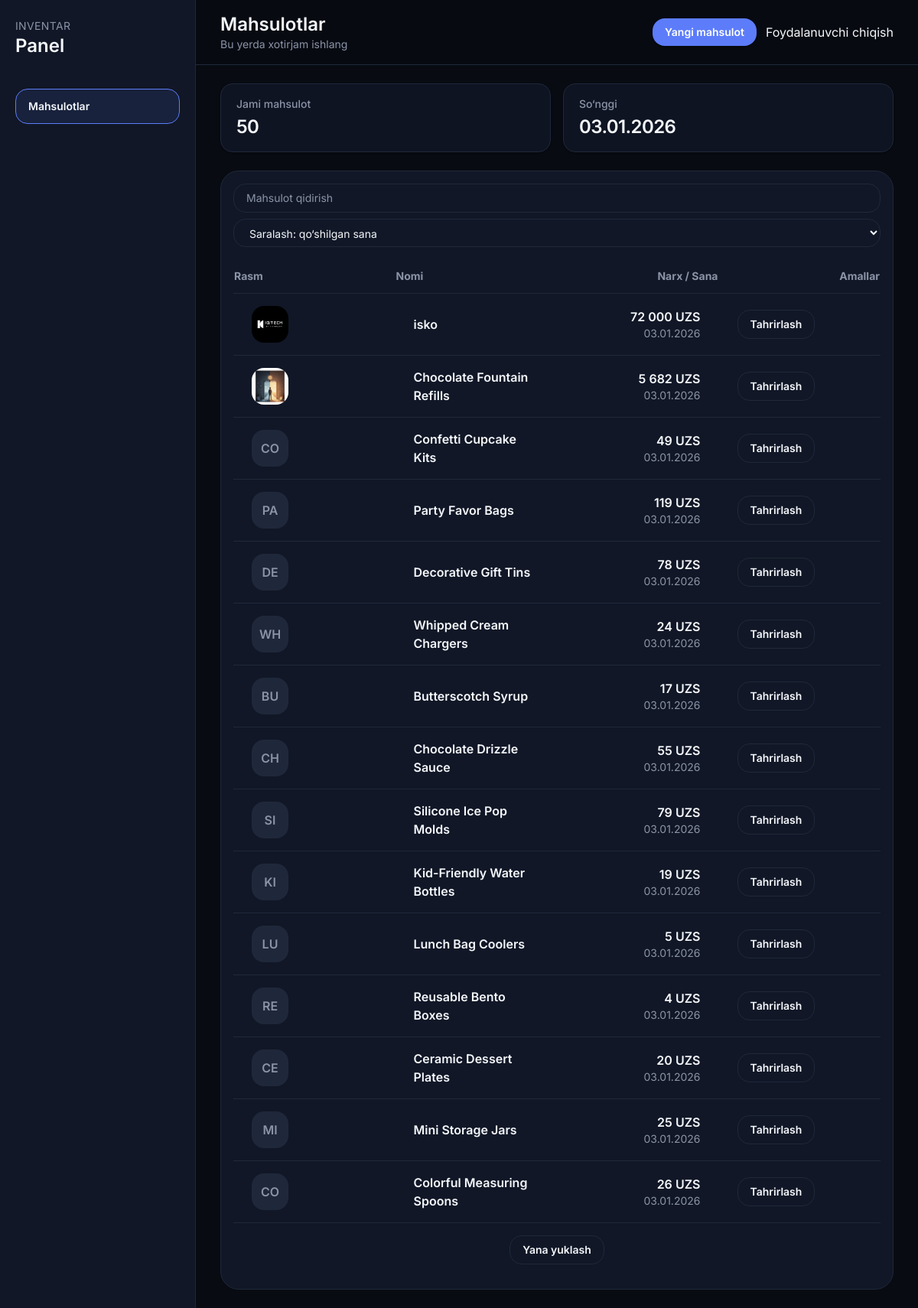
The app's page / (signed in) with its own data.
### products/models.py (models this page shows, shortened)
class Product(models.Model):
    id = models.UUIDField(primary_key=True, default=uuid.uuid4, editable=False)
    name = models.CharField(max_length=255)
    price = models.DecimalField(max_digits=12, decimal_places=2, validators=[MinValueValidator(0)])
    image = models.ImageField(upload_to="products/", blank=True)
    created_at = models.DateTimeField(auto_now_add=True)
    updated_at = models.DateTimeField(auto_now=True)
    class Meta:
        ordering = ["-created_at"]

### products/views.py (the view)
# urls.py: path("", ProductListView.as_view(), name="products-web-list"),
class ProductListView(ProductQueryMixin, LoginRequiredMixin, TemplateView):
    template_name = "products/list.html"
    paginate_by = 15
    def get_context_data(self, **kwargs):
        context = super().get_context_data(**kwargs)
        queryset = Product.objects.all()
        queryset = self.filter_queryset(queryset)
        paginator = Paginator(queryset, self.paginate_by)
        page_number = self.request.GET.get("page", 1)
        page_obj = paginator.get_page(page_number)
        total = queryset.count()
        last_product = queryset.order_by("-created_at").first()
        stats = {
            "total": total,
            "last_product": last_product,
        }
        context.update(
            {
                "page_title": "Mahsulotlar",
                "stats": stats,
                "products": page_obj.object_list,
                "page_obj": page_obj,
                "search_query": self.get_search_query(),
                "sort": self.get_sort_key(),
                "currency": self.get_currency(),
            }
        )
        return context

### products/templatetags/product_tags.py (called while the page is built)
@register.filter
def price_format(value):
    if value is None:
        return ""
    formatted_value = intcomma(int(value))
    return formatted_value.replace(",", " ") # Using non-breaking space

@register.filter
def added_label(created_at):
    if not created_at:
        return ""
    created = timezone.localtime(created_at)
    today = timezone.localtime(timezone.now())
    if created.date() == today.date():
        return "Bugun"
    if created.date() == (today - timezone.timedelta(days=1)).date():
        return "Kecha"
    return created.strftime("%d.%m.%Y")

### products/views.py (called while the page is built)
    def get_currency(self) -> str:
        return getattr(settings, "INVENTORY_CURRENCY", "UZS")

    def get_search_query(self) -> str:
        return self.request.GET.get("q", "").strip()

    def get_sort_key(self) -> str:
        value = self.request.GET.get("sort", "created")
        return value if value in {"price", "created"} else "created"

    def filter_queryset(self, queryset):
        query = self.get_search_query()
        if query:
            queryset = queryset.filter(name__icontains=query)
        sort_key = self.get_sort_key()
        if sort_key == "price":
            queryset = queryset.order_by("-price", "-created_at")
        else:
            queryset = queryset.order_by("-created_at")
        return queryset

### templates/products/list.html (shortened to what this page needs)
{% extends "base.html" %}
{% block content %}
{% include "products/_stats.html" %}
<div class="mt-6 flex flex-col gap-4 rounded-3xl border border-border bg-surface p-4">
    <div class="flex flex-col gap-4 lg:flex-row lg:items-center lg:justify-between">
        <div class="flex-1 space-y-2">
            <input type="search"
                   name="q"
                   value="{{ search_query }}"
                   placeholder="Mahsulot qidirish"
                   class="form-input w-full"
                   hx-get="{% url 'products-web-table' %}"
                   hx-target="#products-table"
                   hx-trigger="keyup changed delay:500ms"
                   hx-include="[name='sort']"
                   hx-swap="outerHTML">
            <select name="sort" class="form-input w-full"
                    hx-get="{% url 'products-web-table' %}"
                    hx-target="#products-table"
                    hx-trigger="change"
                    hx-include="[name='q']"
                    hx-swap="outerHTML">
                <option value="created" {% if sort == 'created' %}selected{% endif %}>Saralash: qo‘shilgan sana</option>
            </select>
        </div>
    </div>
    <div id="products-table" hx-swap="outerHTML">
        {% include "products/_table.html" %}
    </div>
</div>
{% endblock %}

### templates/base.html (shortened to what this page needs)
{% load static %}
<!DOCTYPE html>
<html lang="en" class="h-full bg-bg text-text-primary">
<head>
    <script src="https://cdn.tailwindcss.com"></script>
</head>
<body class="h-full" x-data="appShell()" x-init="init()">
<div class="flex min-h-screen bg-bg text-text-primary">
    {% include "components/sidebar.html" %}
    <div class="flex w-full flex-1 flex-col">
        {% include "components/topbar.html" %}
        <main class="w-full max-w-6xl flex-1 px-4 py-6 sm:px-8 lg:mx-auto">
            {% block content %}{% endblock %}
        </main>
    </div>
</div>
</body>
</html>

### templates/components/sidebar.html
<aside class="hidden w-64 flex-shrink-0 border-r border-border bg-surface px-5 py-6 lg:block">
    <div class="mb-10">
        <p class="text-sm uppercase tracking-wide text-text-muted">Inventar</p>
        <p class="text-2xl font-semibold">Panel</p>
    </div>
    <nav class="space-y-2">
        <a href="{% url 'products-web-list' %}"
           class="nav-link {% if request.resolver_match.url_name == 'products-web-list' %}nav-link-active{% endif %}">
            Mahsulotlar
        </a>
    </nav>
</aside>

### templates/components/topbar.html
<header class="sticky top-0 z-30 border-b border-border bg-bg/80 backdrop-blur">
    <div class="flex items-center justify-between px-4 py-4 sm:px-8">
        <div>
            <h1 class="text-2xl font-semibold">{{ page_title|default:"Mahsulotlar" }}</h1>
            <p class="text-sm text-text-muted">Bu yerda xotirjam ishlang</p>
        </div>
        <div class="flex items-center gap-3">
            <button class="primary-btn"
                    hx-get="{% url 'products-web-new' %}"
                    hx-target="#modal-panel"
                    hx-trigger="click"
                    hx-swap="innerHTML">
                Yangi mahsulot
            </button>
            <a href="{% url 'admin:logout' %}" class="ghost-btn">
                Foydalanuvchi chiqish
            </a>
        </div>
    </div>
</header>

### templates/products/_stats.html
{% load product_tags %}
<dl class="grid grid-cols-2 gap-4">
    <div class="stat-card">
        <dt class="truncate text-sm font-medium text-text-muted">Jami mahsulot</dt>
        <dd class="mt-1 text-2xl font-semibold tracking-tight">{{ stats.total }}</dd>
    </div>
    <div class="stat-card">
        <dt class="truncate text-sm font-medium text-text-muted">So‘nggi</dt>
        <dd class="mt-1 text-2xl font-semibold tracking-tight">
            {% if stats.last_product %}
                {{ stats.last_product.created_at|added_label }}
            {% else %}
                Hali mahsulot yo‘q
            {% endif %}
        </dd>
    </div>
</dl>

### templates/products/_table.html (shortened to what this page needs)
<div id="products-table"
     class="hidden lg:block"
     hx-get="{% url 'products-web-table' %}?q={{ search_query|urlencode }}&sort={{ sort }}"
     hx-trigger="reloadProducts from:body"
     hx-target="#products-table"
     hx-swap="outerHTML">
    <table class="w-full table-fixed divide-y divide-border text-sm">
        <thead>
        <tr class="text-text-muted">
            <th class="py-3 text-left">Rasm</th>
            <th class="py-3 text-left">Nomi</th>
            <th class="py-3 text-right">Narx / Sana</th>
            <th class="py-3 text-right">Amallar</th>
        </tr>
        </thead>
        <tbody id="products-tbody" class="divide-y divide-border">
        {% for product in products %}
            {% include "products/_row.html" %}
        {% endfor %}
        {% if page_obj.has_next %}
        <tr id="load-more-trigger">
            <td colspan="4" class="py-4 text-center">
                <button class="secondary-btn"
                        hx-get="{% url 'products-web-table' %}?page={{ page_obj.next_page_number }}&q={{ search_query|urlencode }}&sort={{ sort }}"
                        hx-target="#products-tbody"
                        hx-swap="beforeend"
                        hx-trigger="click"
                        hx-on:click="this.hidden = true">
                    Yana yuklash
                </button>
            </td>
        </tr>
        {% endif %}
        </tbody>
    </table>
</div>

### templates/products/_row.html (shortened to what this page needs)
{% load product_tags %}
<tr class="group h-16 transition hover:bg-gray-50/10">
    <td class="px-6 py-4">
        {% if product.image %}
            <img src="{{ product.image.url }}" alt="{{ product.name }}" class="h-12 w-12 rounded-2xl object-cover">
        {% else %}
            <div class="flex h-12 w-12 items-center justify-center rounded-2xl bg-border text-base font-semibold text-text-muted">
                {{ product.name|slice:":2"|upper }}
            </div>
        {% endif %}
    </td>
    <td class="px-6 py-4">
        <p class="text-base font-semibold">{{ product.name }}</p>
    </td>
    <td class="px-6 py-4 text-right">
        <p class="text-base font-semibold">{{ product.price|price_format }} {{ currency }}</p>
        <p class="text-sm text-text-muted">{{ product.created_at|added_label }}</p>
    </td>
    <td class="px-6 py-4 text-right">
        <div class="inline-flex items-center gap-2">
            <button class="secondary-btn px-4 py-2"
                    hx-get="{% url 'products-web-edit' product.id %}"
                    hx-target="#modal-panel"
                    hx-trigger="click"
                    hx-swap="innerHTML">
                Tahrirlash
            </button>
        </div>
    </td>
</tr>

### templates/products/_card.html (shortened to what this page needs)
{% load product_tags %}

### records on screen
Product: last_product.created_at|added_label "03.01.2026", image (picture), name "isko", price "72 000", currency "UZS", created_at|added_label "03.01.2026"
Product: image (picture), name "Chocolate Fountain Refills", price "5 682", currency "UZS", created_at|added_label "03.01.2026"
Product: name "CO", name "Confetti Cupcake Kits", price "49", currency "UZS", created_at|added_label "03.01.2026"
Product: name "PA", name "Party Favor Bags", price "119", currency "UZS", created_at|added_label "03.01.2026"
Product: name "DE", name "Decorative Gift Tins", price "78", currency "UZS", created_at|added_label "03.01.2026"
Product: name "WH", name "Whipped Cream Chargers", price "24", currency "UZS", created_at|added_label "03.01.2026"
Product: name "BU", name "Butterscotch Syrup", price "17", currency "UZS", created_at|added_label "03.01.2026"
Product: name "CH", name "Chocolate Drizzle Sauce", price "55", currency "UZS", created_at|added_label "03.01.2026"
Product: name "SI", name "Silicone Ice Pop Molds", price "79", currency "UZS", created_at|added_label "03.01.2026"
Product: name "KI", name "Kid-Friendly Water Bottles", price "19", currency "UZS", created_at|added_label "03.01.2026"
Product: name "LU", name "Lunch Bag Coolers", price "5", currency "UZS", created_at|added_label "03.01.2026"
Product: name "RE", name "Reusable Bento Boxes", price "4", currency "UZS", created_at|added_label "03.01.2026"
Product: name "CE", name "Ceramic Dessert Plates", price "20", currency "UZS", created_at|added_label "03.01.2026"
Product: name "MI", name "Mini Storage Jars", price "25", currency "UZS", created_at|added_label "03.01.2026"
Product: name "CO", name "Colorful Measuring Spoons", price "26", currency "UZS", created_at|added_label "03.01.2026"

### other values on screen
{{ page_title|default:"Mahsulotlar" }} "Mahsulotlar"
{{ stats.total }} "50"
